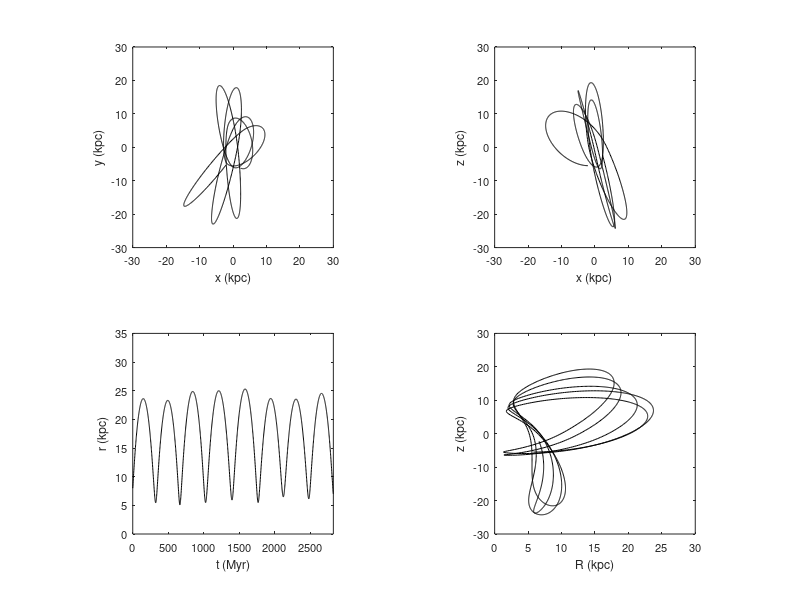

Reproduce this figure in MATLAB.
clear all
close all

data = load('ax_coeff.dat');

whitebg('w')

t = data(:,1);

x = data(:,12);
y = data(:,13);
z = data(:,14);

v_x = data(:,15);
v_y = data(:,16);
v_z = data(:,17);

R = sqrt(x.^2+y.^2);
r = sqrt(x.^2+y.^2+z.^2);



subplot(2,2,1), plot(x,y,'k')

xlabel('x (kpc)','fontsize',9)
ylabel('y (kpc)','fontsize',9)
axis([-30 30 -30 30])
set(gca,'xtick',(-30:10:30),'ytick',(-30:10:30),'fontsize',8)
axis square


subplot(2,2,2), plot(x,z,'k')

xlabel('x (kpc)','fontsize',9)
ylabel('z (kpc)','fontsize',9)
axis([-30 30 -30 30])
set(gca,'xtick',(-30:10:30),'ytick',(-30:10:30),'fontsize',8)
axis square

subplot(2,2,3), plot(t,r,'k')

xlabel('t (Myr)','fontsize',9)
ylabel('r (kpc)','fontsize',9)
axis([0 max(t) 0 35])
set(gca,'ytick',(0:5:35),'fontsize',8)
axis square


subplot(2,2,4), plot(R,z,'k')

xlabel('R (kpc)','fontsize',9)
ylabel('z (kpc)','fontsize',9)
axis square
axis([0 30 -30 30])
set(gca,'xtick',(0:5:30),'ytick',(-30:10:30),'fontsize',8)
